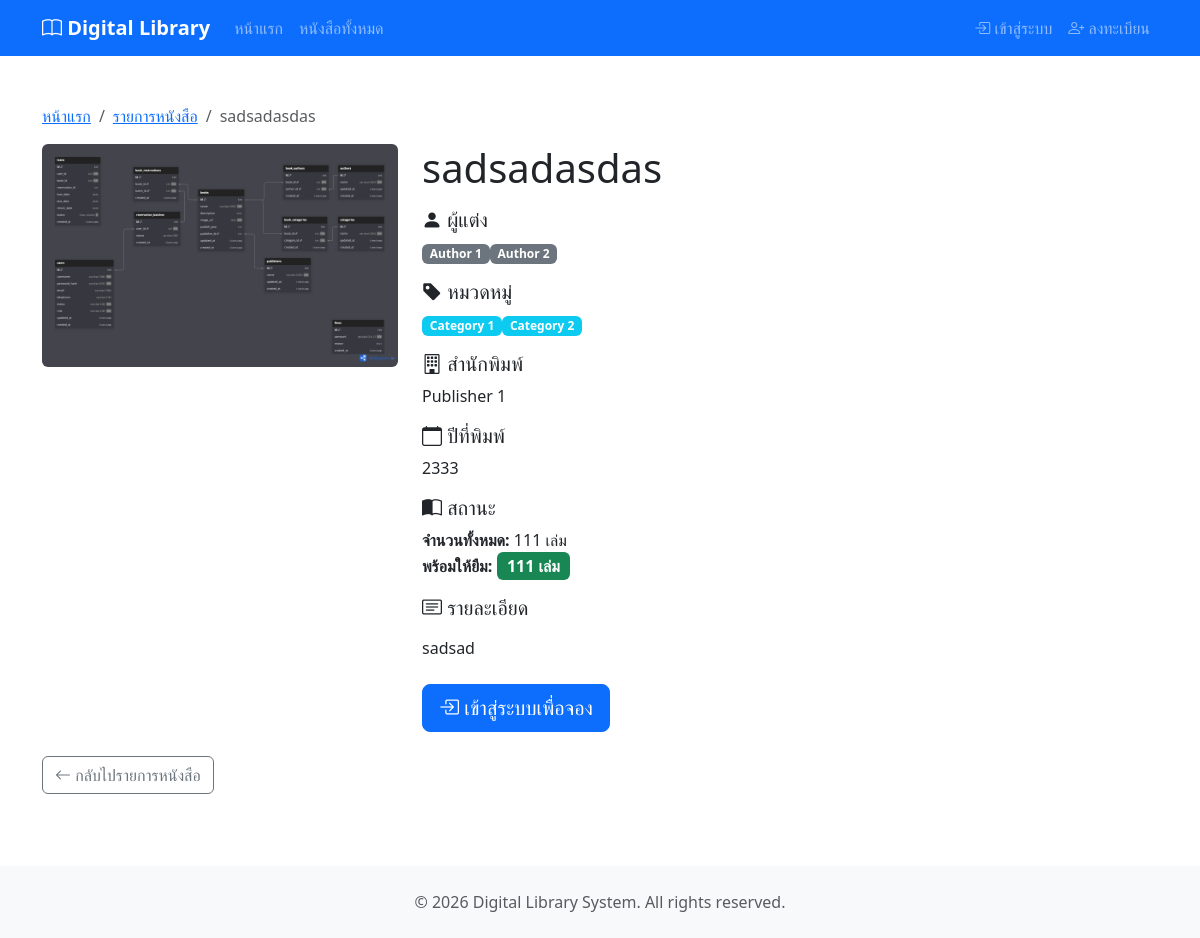
The app's page /books/5/ with its own data.
### books/models.py (models this page shows, shortened)
class Book(models.Model):
    id = models.AutoField(primary_key=True)
    title = models.CharField(max_length=255)
    isbn = models.CharField(
        max_length=13,
        unique=True,
        null=False,
        blank=False,
    )
    description = models.TextField(null=True, blank=True)
    image_url = models.ImageField(
        upload_to="books/covers/",
        max_length=255,
        null=True,
        blank=True,
    )
    total_quantity = models.IntegerField(default=0)
    available_quantity = models.IntegerField(default=0)
    publish_year = models.IntegerField(null=True, blank=True)
    publisher = models.ForeignKey(
        "Publisher",
        on_delete=models.SET_NULL,
        null=True,
        blank=True,
    )
    authors = models.ManyToManyField(
        "Author",
        through="BookAuthor",
        related_name="books",
    )
    categories = models.ManyToManyField(
        "Category",
        through="BookCategory",
        related_name="books",
    )
    updated_at = models.DateTimeField(auto_now=True)
    created_at = models.DateTimeField(auto_now_add=True)
    class Meta:
        db_table = "books"
        verbose_name = "Book"
        verbose_name_plural = "Books"
        constraints = [
            models.CheckConstraint(
                check=Q(total_quantity__gte=0),
                name="check_books_total_quantity_gte_0",
            ),
            models.CheckConstraint(
                check=Q(available_quantity__gte=0),
                name="check_books_available_quantity_gte_0",
            ),
            models.CheckConstraint(
                check=Q(publish_year__isnull=True) | Q(publish_year__gte=0),
                name="check_books_publish_year_gte_0_or_null",
            ),
        ]

class Author(models.Model):
    id = models.AutoField(primary_key=True)
    name = models.CharField(max_length=255)
    updated_at = models.DateTimeField(auto_now=True)
    created_at = models.DateTimeField(auto_now_add=True)
    class Meta:
        db_table = "authors"
        verbose_name = "Author"
        verbose_name_plural = "Authors"

class Category(models.Model):
    id = models.AutoField(primary_key=True)
    name = models.CharField(max_length=255, unique=True)
    updated_at = models.DateTimeField(auto_now=True)
    created_at = models.DateTimeField(auto_now_add=True)
    class Meta:
        db_table = "categories"
        verbose_name = "Category"
        verbose_name_plural = "Categories"

class Publisher(models.Model):
    id = models.AutoField(primary_key=True)
    name = models.CharField(max_length=255, unique=True)
    updated_at = models.DateTimeField(auto_now=True)
    created_at = models.DateTimeField(auto_now_add=True)
    class Meta:
        db_table = "publishers"
        verbose_name = "Publisher"
        verbose_name_plural = "Publishers"

### books/views.py (the view)
# urls.py: path('books/<int:book_id>/', views.book_detail_view, name='book_detail'),
def book_detail_view(request, book_id):
    book = get_object_or_404(
        Book.objects.select_related('publisher').prefetch_related('authors', 'categories'),
        id=book_id
    )
    context = {
        'book': book,
    }
    return render(request, 'books/book_detail.html', context)

### books/cart.py (called while the page is built)
    def count(self):
        return len(self.cart)

### books/context_processors.py (called while the page is built)
def cart_context(request):
    cart = Cart(request)
    return {
        'cart_count': cart.count()
    }

### templates/books/book_detail.html (shortened to what this page needs)
{% extends 'base.html' %}
{% block content %}
    <div class="container mt-4">
        <div class="row">
            <div class="col">
                <nav aria-label="breadcrumb">
                    <ol class="breadcrumb">
                        <li class="breadcrumb-item">
                            <a href="{% url 'home' %}">หน้าแรก</a>
                        </li>
                        <li class="breadcrumb-item">
                            <a href="{% url 'books:book_list' %}">รายการหนังสือ</a>
                        </li>
                        <li class="breadcrumb-item active">{{ book.title }}</li>
                    </ol>
                </nav>
            </div>
        </div>
        <div class="row">
            <div class="col-md-4">
                {% if book.image_url %}
                    <img src="{{ book.image_url.url }}"
                         class="img-fluid rounded"
                         alt="{{ book.title }}">
                {% else %}
                    <div class="bg-secondary rounded d-flex align-items-center justify-content-center"
                         style="height: 500px">
                        <i class="bi bi-book" style="font-size: 6rem; color: white;"></i>
                    </div>
                {% endif %}
            </div>
            <div class="col-md-8">
                <h1 class="mb-3">{{ book.title }}</h1>
                {% if book.authors.all %}
                    <div class="mb-3">
                        <h5>
                            <i class="bi bi-person-fill"></i> ผู้แต่ง
                        </h5>
                        <p>
                            {% for author in book.authors.all %}<span class="badge bg-secondary">{{ author.name }}</span>{% endfor %}
                        </p>
                    </div>
                {% endif %}
                {% if book.categories.all %}
                    <div class="mb-3">
                        <h5>
                            <i class="bi bi-tag-fill"></i> หมวดหมู่
                        </h5>
                        <p>
                            {% for category in book.categories.all %}<span class="badge bg-info">{{ category.name }}</span>{% endfor %}
                        </p>
                    </div>
                {% endif %}
                {% if book.publisher %}
                    <div class="mb-3">
                        <h5>
                            <i class="bi bi-building"></i> สำนักพิมพ์
                        </h5>
                        <p>{{ book.publisher.name }}</p>
                    </div>
                {% endif %}
                {% if book.publish_year %}
                    <div class="mb-3">
                        <h5>
                            <i class="bi bi-calendar"></i> ปีที่พิมพ์
                        </h5>
                        <p>{{ book.publish_year }}</p>
                    </div>
                {% endif %}
                <div class="mb-3">
                    <h5>
                        <i class="bi bi-book-half"></i> สถานะ
                    </h5>
                    <p>
                        <strong>จำนวนทั้งหมด:</strong> {{ book.total_quantity }} เล่ม
                        <br>
                        <strong>พร้อมให้ยืม:</strong>
                        {% if book.available_quantity > 0 %}
                            <span class="badge bg-success fs-6">{{ book.available_quantity }} เล่ม</span>
                        {% else %}
                            <span class="badge bg-danger fs-6">ไม่มีให้ยืม</span>
                        {% endif %}
                    </p>
                </div>
                {% if book.description %}
                    <div class="mb-3">
                        <h5>
                            <i class="bi bi-card-text"></i> รายละเอียด
                        </h5>
                        <p class="text-justify">{{ book.description|linebreaks }}</p>
                    </div>
                {% endif %}
                <div class="mt-4">
                    {% if user.is_authenticated %}
                        {% if book.available_quantity > 0 %}
                            <form method="post"
                                  action="{% url 'books:add_to_cart' book.id %}"
                                  class="d-inline">
                                {% csrf_token %}
                                <button type="submit" class="btn btn-primary btn-lg">
                                    <i class="bi bi-cart-plus"></i> เพิ่มไปยังตะกร้า
                                </button>
                            </form>
                            <a href="{% url 'books:view_cart' %}"
                               class="btn btn-outline-primary btn-lg ms-2">
                                <i class="bi bi-cart3"></i> ดูตะกร้า
                            </a>
                            <small class="text-muted d-block mt-2">
                                <i class="bi bi-info-circle"></i> เพิ่มหนังสือหลายเล่มแล้วค่อยยืนยันการจองในหน้าตะกร้า
                            </small>
                        {% else %}
                            <button class="btn btn-secondary btn-lg" disabled>
                                <i class="bi bi-bookmark-x"></i> ไม่มีให้ยืม
                            </button>
                        {% endif %}
                    {% else %}
                        <a href="{% url 'users:login' %}?next={{ request.path }}"
                           class="btn btn-primary btn-lg">
                            <i class="bi bi-box-arrow-in-right"></i> เข้าสู่ระบบเพื่อจอง
                        </a>
                    {% endif %}
                </div>
            </div>
        </div>
        <div class="row mt-4">
            <div class="col">
                <a href="{% url 'books:book_list' %}" class="btn btn-outline-secondary">
                    <i class="bi bi-arrow-left"></i> กลับไปรายการหนังสือ
                </a>
            </div>
        </div>
    </div>
{% endblock %}

### templates/base.html (style rules this page uses)
body { min-height: 100vh; display: flex; flex-direction: column; }

### records on screen
Book: title "sadsadasdas", image_url (picture), publisher.name "Publisher 1", publish_year "2333", total_quantity "111", available_quantity "111", description "sadsad"
Author: name "Author 1"
Author: name "Author 2"
Category: name "Category 1"
Category: name "Category 2"
